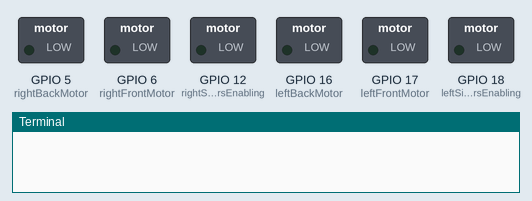
A program run on a simulated Raspberry Pi (BCM pin numbers). Parts: switched loads named in the program (green lamp = pin HIGH), the last lines printed to the terminal. At 27.0 s the program stops and its outputs stay as they are.

Above: at 0.1 s.
At 2.1 s:
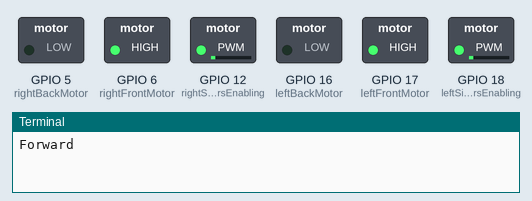
At 7.1 s:
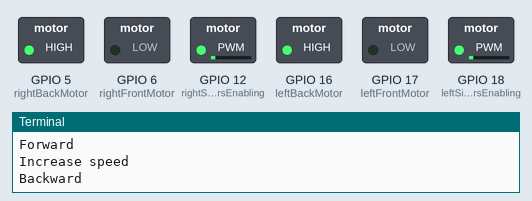
At 12.1 s:
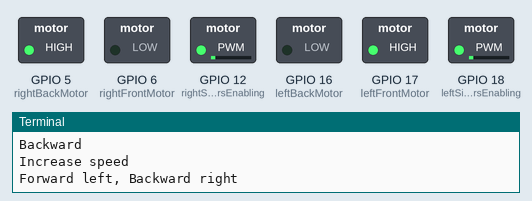
At 17.1 s:
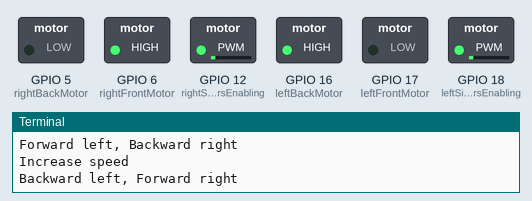
At 24.1 s:
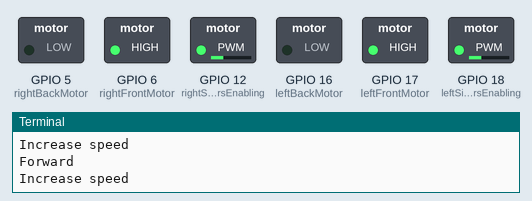
Timing chart, 0 to 28.5 s (numbered marks = the images above):
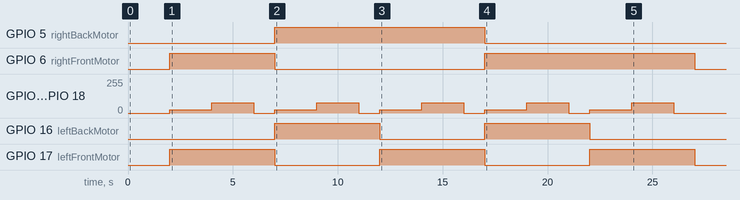

The program:

motors_hw_test.py
```python
import time, sys, atexit

try:
    import RPi.GPIO as GPIO
except (RuntimeError, ModuleNotFoundError):
    import fake_rpi
    GPIO = fake_rpi.RPi.GPIO
    sys.modules['RPi'] = fake_rpi.RPi
    sys.modules['RPi.GPIO'] = fake_rpi.RPi.GPIO
    sys.modules['smbus'] = fake_rpi.smbus

rightBackMotor = 5 # GPIO23, pin16->GPIO5, pin29 Blue Channel01
rightFrontMotor = 6 # GPIO24, pin18-> GPIO06, pin31 Green Channel03
leftBackMotor = 16 # GPIO27, pin13-> GPIO16, pin36 Violet Channel02
leftFrontMotor = 17 # GPIO17, pin11 Brown Channel04
rightSideMotorsEnabling = 12 # GPIO12, pin32 PWM White (Channel 01/03)
leftSideMotorsEnabling = 18 # GPIO18, pin12 PWM Yellow (Channel 02/04)

frequency = 50
leftMotors = None
rightMotors = None
initialSpeed = 10

def gpioSetup():
    GPIO.setmode(GPIO.BCM)

    # Motors
    GPIO.setup(leftFrontMotor, GPIO.OUT)
    GPIO.setup(leftBackMotor, GPIO.OUT)
    GPIO.setup(rightFrontMotor, GPIO.OUT)
    GPIO.setup(rightBackMotor, GPIO.OUT)
    # Motors Directions
    #setLeftMotorsDirection('forward')
    #setRightMotorsDirection('forward')
    time.sleep(1)

    # Enable left side motors
    GPIO.setup(leftSideMotorsEnabling, GPIO.OUT)
    global leftMotors
    leftMotors = GPIO.PWM(leftSideMotorsEnabling, frequency)
    # Enable right side motors
    GPIO.setup(rightSideMotorsEnabling, GPIO.OUT)
    global rightMotors
    rightMotors = GPIO.PWM(rightSideMotorsEnabling, frequency)

def setLeftMotorsDirection(direction):
    if (direction == 'forward'):
        GPIO.output(leftFrontMotor, GPIO.HIGH)
        GPIO.output(leftBackMotor, GPIO.LOW)
    else:
        GPIO.output(leftFrontMotor, GPIO.LOW)
        GPIO.output(leftBackMotor, GPIO.HIGH)

def setRightMotorsDirection(direction):
    if (direction == 'forward'):
        GPIO.output(rightFrontMotor, GPIO.HIGH)
        GPIO.output(rightBackMotor, GPIO.LOW)
    else:
        GPIO.output(rightFrontMotor, GPIO.LOW)
        GPIO.output(rightBackMotor, GPIO.HIGH)

def stopMotors():
    leftMotors.stop()
    rightMotors.stop()

def startMotors(speed = initialSpeed):
    leftMotors.start(speed)
    rightMotors.start(speed)

def setSpeed(speed):
    leftMotors.ChangeDutyCycle(speed)
    rightMotors.ChangeDutyCycle(speed)

def demo():
    # GPIO Setup
    gpioSetup()
    time.sleep(1)

    # start forward
    print('Forward')
    setLeftMotorsDirection('forward')
    setRightMotorsDirection('forward')
    startMotors(initialSpeed)
    time.sleep(2)
    # Increase speed
    print('Increase speed')
    setSpeed(30)
    time.sleep(2)
    # Stop motors
    stopMotors()
    time.sleep(1)

    # start backward
    print('Backward')
    setLeftMotorsDirection('backward')
    setRightMotorsDirection('backward')
    startMotors(initialSpeed)
    time.sleep(2)
    # Increase speed
    print('Increase speed')
    setSpeed(30)
    time.sleep(2)
    # Stop motors
    stopMotors()
    time.sleep(1)

    # start left forward, right backward
    print('Forward left, Backward right')
    setLeftMotorsDirection('forward')
    setRightMotorsDirection('backward')
    startMotors(initialSpeed)
    time.sleep(2)
    # Increase speed
    print('Increase speed')
    setSpeed(30)
    time.sleep(2)
    # Stop motors
    stopMotors()
    time.sleep(1)

    # start left backward, right forward
    print('Backward left, Forward right')
    setLeftMotorsDirection('backward')
    setRightMotorsDirection('forward')
    startMotors(initialSpeed)
    time.sleep(2)
    # Increase speed
    print('Increase speed')
    setSpeed(30)
    time.sleep(2)
    # Stop motors
    stopMotors()
    time.sleep(1)

    # start forward
    print('Forward')
    setLeftMotorsDirection('forward')
    setRightMotorsDirection('forward')
    startMotors(initialSpeed)
    time.sleep(2)
    # Increase speed
    print('Increase speed')
    setSpeed(30)
    time.sleep(2)
    # stop motors
    stopMotors()
    time.sleep(1)

    GPIO.cleanup()

# Safa terminating
def cleanUp():
    stopMotors()
    GPIO.cleanup()

atexit.register(cleanUp)

demo()
```

Measured:
- by itself, GPIO 5 (rightBackMotor): LOW → HIGH at 7.0 s, → LOW 10.0 s later
- by itself, GPIO 6 (rightFrontMotor): LOW → HIGH at 2.0 s, → LOW 5.0 s later, → HIGH 10.0 s later, → LOW 10.0 s later
- by itself, GPIO 12 (rightSideMotorsEnabling), GPIO 18 (leftSideMotorsEnabling): repeats every 5.0 s: 77/255 2.0 s, 0/255 1.0 s, 26/255 2.0 s
- by itself, GPIO 16 (leftBackMotor), GPIO 17 (leftFrontMotor): alternates HIGH for 5.0 s and LOW for 5.0 s
